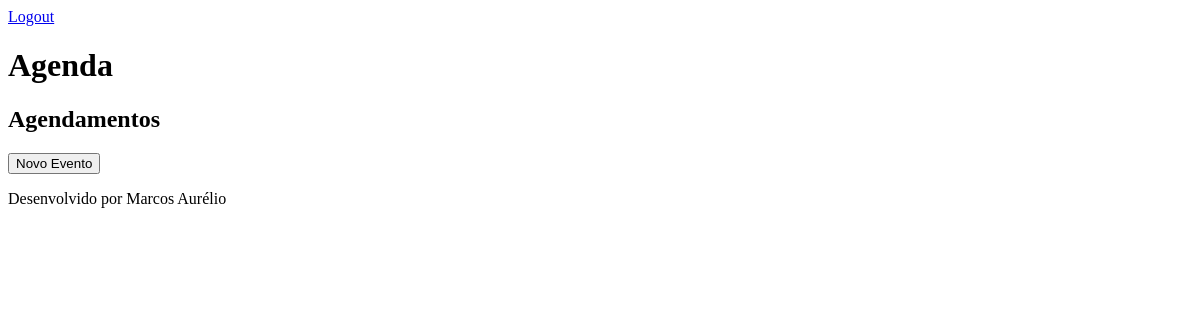
Page /agenda/ (signed in) on the earlier database version.
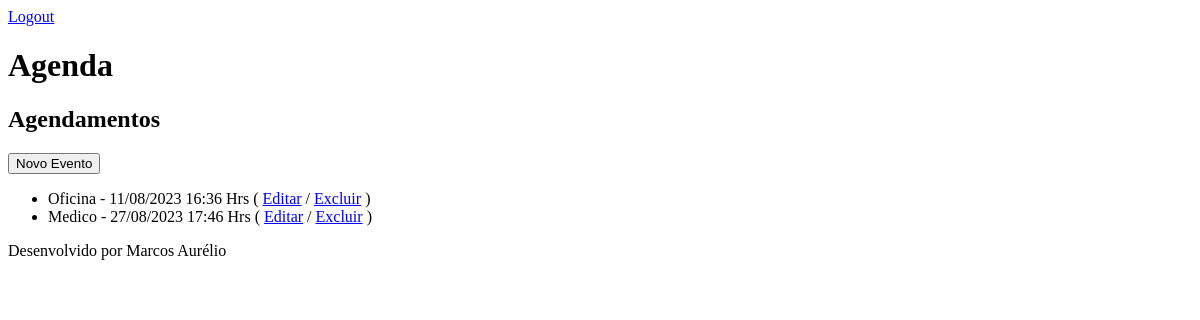
Same page on the later database version.
### core/models.py (models this page shows, shortened)
class Evento(models.Model):
    titulo = models.CharField(max_length=100, verbose_name="Título")
    descricao = models.TextField(blank=True, null=True)
    data_evento = models.DateTimeField(verbose_name="Data do Evento")
    data_criacao = models.DateTimeField(auto_now=True, verbose_name="Data da Criação")
    usuario = models.ForeignKey(User, on_delete=models.CASCADE)
    class Meta:
        db_table = "evento"
    def get_data_evento(self):
        return self.data_evento.strftime("%d/%m/%Y %H:%M Hrs")
    def get_evento_atrazado(self):
        if self.data_evento < datetime.now():
            return True
        else:
            return False

### core/views.py (the view)
# urls.py: path('agenda/', views.lista_eventos),
@login_required(login_url='/login/')
def lista_eventos(request):
    usuario =  request.user
    data_atual = datetime.now().date()
    evento = Evento.objects.filter(usuario=usuario, data_evento__gte=data_atual)
    dados = {'eventos': evento}
    return render(request, 'agenda.html', dados)

### templates/agenda.html (shortened to what this page needs)
{% extends "model-page.html" %}
{% block content %}
    <H2>Agendamentos</H2>
    <a href="evento/">
      <button type="button" >Novo Evento</button>
    </a>
    <ul>
        {% for evento in eventos %}
           <li>
              <div style=>
                   {{evento.titulo}} - {{ evento.get_data_evento }}
                   (  <a href="evento/?id={{ evento.id }}" >Editar</a>
                     / <a href="evento/delete/{{ evento.id }}">Excluir</a>
                   )
              </div>
           </li>
        {% endfor %}
    </ul>
{% endblock %}

### templates/model-page.html (shortened to what this page needs)
<!DOCTYPE html>
<html lang="pt_br">
<head>
    {%  include "model-header.html" %}
</head>
<body>
    {% block content %} {% endblock %}
    {% include "model-footer.html" %}
</body>
</html>

### templates/model-header.html (shortened to what this page needs)
    <div align="rigth" >
        <a href="/logout" >Logout</a>
    </div>
    <h1>Agenda</h1>

### templates/model-footer.html
<p>Desenvolvido por Marcos Aurélio</p>

Differences in the rows shown:
added Evento: titulo "Oficina", get_data_evento "11/08/2023 16:36 Hrs"
added Evento: titulo "Medico", get_data_evento "27/08/2023 17:46 Hrs"
